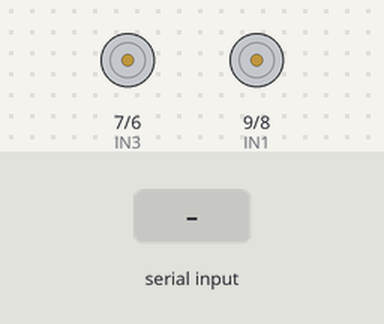
Simulated run of this sketch. Board: Arduino Uno, built with avr-gcc and run on an emulated ATmega328P. Shown: motor-driver pin pairs drawn as motors (green arrow = first pin HIGH = forward, orange = second pin HIGH = backward, longer = more drive). The test bench sets the inputs (shaded band).

Above: at 1.2 s.
1.3 s: "w" received over Serial
At 1.55 s:
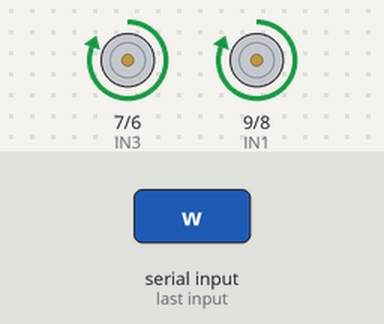
3.3 s: "s" received over Serial
At 3.55 s:
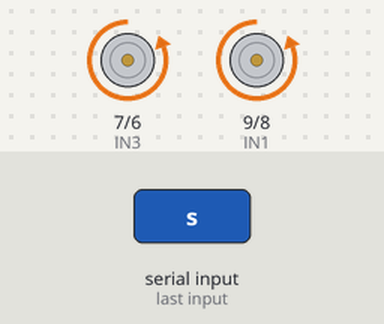
5.3 s: "a" received over Serial
At 5.9 s:
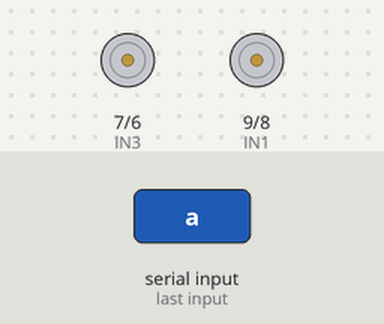
6.9 s: "d" received over Serial
At 8.3 s:
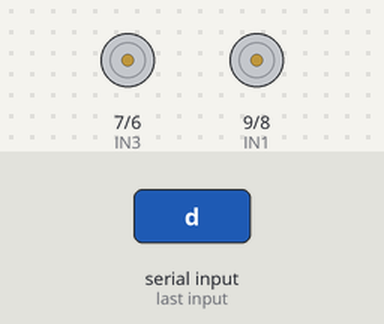
Timing chart, 0 to 9.5 s (numbered marks = the images above; inputs shaded):
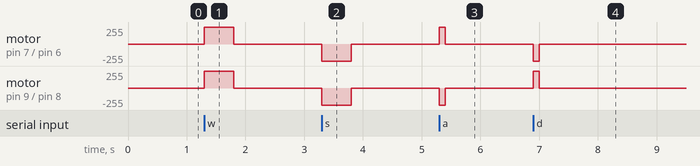

Measured:
- after the input at 1.3 s, motor on pin 7 (IN3) / pin 6 (IN4), motor on pin 9 (IN1) / pin 8 (IN2): stopped → forward 255/255 at once, → stopped 0.50 s later
- after the input at 3.3 s, motor on pin 7 (IN3) / pin 6 (IN4), motor on pin 9 (IN1) / pin 8 (IN2): stopped → backward 255/255 at once, → stopped 0.50 s later
- after the input at 5.3 s, motor on pin 7 (IN3) / pin 6 (IN4): stopped → forward 255/255 at once, → stopped 0.10 s later; motor on pin 9 (IN1) / pin 8 (IN2): stopped → backward 255/255 at once, → stopped 0.10 s later
- after the input at 6.9 s, motor on pin 7 (IN3) / pin 6 (IN4): stopped → backward 255/255 at once, → stopped 0.10 s later; motor on pin 9 (IN1) / pin 8 (IN2): stopped → forward 255/255 at once, → stopped 0.10 s later

The sketch:

codigo_arduino.ino
```cpp
// Pines de los motores
const int IN1 = 9;  // Motor izquierdo (IN1)
const int IN2 = 8;  // Motor izquierdo (IN2)
const int IN3 = 7;  // Motor derecho  (IN3)
const int IN4 = 6;  // Motor derecho  (IN4)

// Tiempos en milisegundos
const unsigned long TIEMPO_MOVIMIENTO = 500;  // adelante / atrás
const unsigned long TIEMPO_GIRO      = 100;  // giro izquierda / derecha

unsigned long tiempoInicio     = 0;
unsigned long duracionActual  = 0;
bool enMovimiento             = false;
char comandoActual            = '\0';

void setup() {
  Serial.begin(9600);  // Inicia comunicación Bluetooth

  pinMode(IN1, OUTPUT);
  pinMode(IN2, OUTPUT);
  pinMode(IN3, OUTPUT);
  pinMode(IN4, OUTPUT);

  detenerMotores();
}

void loop() {
  // Si llega un comando y no está en movimiento
  if (Serial.available() && !enMovimiento) {
    comandoActual = Serial.read();
    iniciarMovimiento(comandoActual);
    tiempoInicio    = millis();
    enMovimiento    = true;
  }

  // Comprueba si ya pasó la duración configurada
  if (enMovimiento && millis() - tiempoInicio >= duracionActual) {
    detenerMotores();
    enMovimiento = false;
  }
}

// Inicia el movimiento según el comando y ajusta la duración
void iniciarMovimiento(char comando) {
  switch (comando) {
    case 'w':  // Adelante
      digitalWrite(IN1, HIGH);
      digitalWrite(IN2, LOW);
      digitalWrite(IN3, HIGH);
      digitalWrite(IN4, LOW);
      duracionActual = TIEMPO_MOVIMIENTO;
      break;
    case 's':  // Atrás
      digitalWrite(IN1, LOW);
      digitalWrite(IN2, HIGH);
      digitalWrite(IN3, LOW);
      digitalWrite(IN4, HIGH);
      duracionActual = TIEMPO_MOVIMIENTO;
      break;
    case 'a':  // Girar izquierda
      digitalWrite(IN1, LOW);
      digitalWrite(IN2, HIGH);
      digitalWrite(IN3, HIGH);
      digitalWrite(IN4, LOW);
      duracionActual = TIEMPO_GIRO;
      break;
    case 'd':  // Girar derecha
      digitalWrite(IN1, HIGH);
      digitalWrite(IN2, LOW);
      digitalWrite(IN3, LOW);
      digitalWrite(IN4, HIGH);
      duracionActual = TIEMPO_GIRO;
      break;
    default:
      detenerMotores();
      duracionActual = 0;
      break;
  }
}

// Detiene todos los motores
void detenerMotores() {
  digitalWrite(IN1, LOW);
  digitalWrite(IN2, LOW);
  digitalWrite(IN3, LOW);
  digitalWrite(IN4, LOW);
}
```
